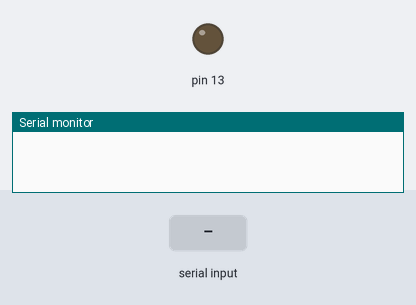
Bench run of a sketch on a simulated Arduino Uno, built with avr-gcc and run on an emulated ATmega328P. Shown: output pins drawn as LEDs (lit = HIGH), the last lines printed to the serial monitor. The inputs (shaded band) are chosen by the test bench.

Above: at 1.2 s.
1.3 s: "bat" received over Serial
At 3.0 s:
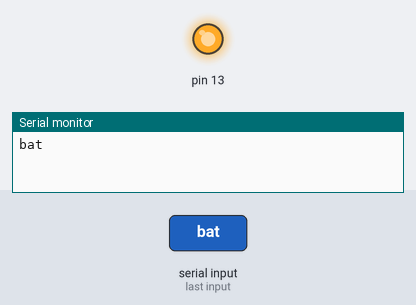
3.8 s: "tat" received over Serial
At 6.0 s:
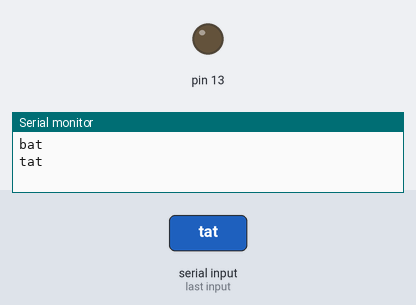
Timing chart, 0 to 7.5 s (numbered marks = the images above; inputs shaded):
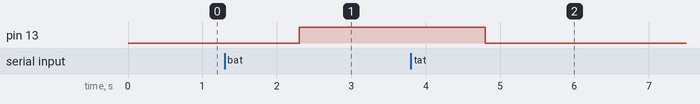

The sketch:

viet_bat_tat.ino
```cpp
void setup() {
  Serial.begin(9600);
  pinMode(13, OUTPUT);
}
void loop() {
  String data = Serial.readString();
  if (data.indexOf("bat") != -1)
  {
    digitalWrite(13, HIGH);
    Serial.println("bat");
  }
  if (data.indexOf("tat") != -1 )
  {
    digitalWrite(13, LOW);
    Serial.println("tat");
  }
}
```

Measured:
- after the input at 1.3 s, pin 13: LOW → HIGH after 1.0 s
- after the input at 3.8 s, pin 13: HIGH → LOW after 1.0 s
